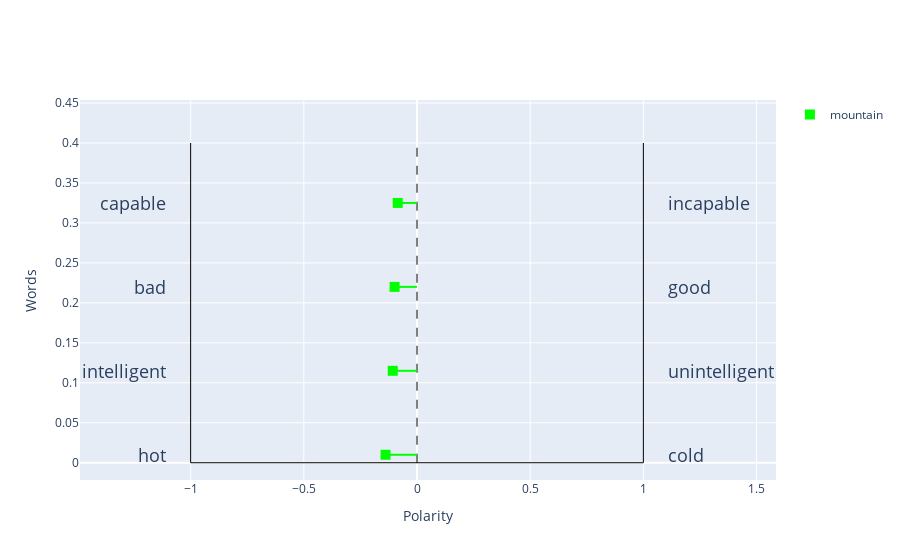

This figure's notebook cell:
### Code cell
plot_word_polarity([word],[polarity_base_change])

### Figure 1 — Plotly figure (JSON) as saved in the notebook; plotly's stock layout.template omitted (floating-point values rounded to 4 significant figures)
{"data": [{"marker": {"color": "rgb(0, 255, 0)", "size": 10, "symbol": "square"}, "mode": "markers", "name": "mountain", "showlegend": true, "type": "scatter", "x": [-0.1389], "y": [0.01]}, {"marker": {"color": "rgb(0, 255, 0)", "size": 10, "symbol": "square"}, "mode": "markers", "name": "mountain", "showlegend": false, "type": "scatter", "x": [-0.1072], "y": [0.115]}, {"marker": {"color": "rgb(0, 255, 0)", "size": 10, "symbol": "square"}, "mode": "markers", "name": "mountain", "showlegend": false, "type": "scatter", "x": [-0.09895], "y": [0.22]}, {"marker": {"color": "rgb(0, 255, 0)", "size": 10, "symbol": "square"}, "mode": "markers", "name": "mountain", "showlegend": false, "type": "scatter", "x": [-0.08515], "y": [0.325]}, {"line": {"color": "rgb(0, 255, 0)", "width": 1}, "mode": "lines", "showlegend": false, "type": "scatter", "x": ["cold", "unintelligent", "good", "incapable"], "y": [0.43, 0.43, 0.43, 0.43]}], "layout": {"annotations": [{"font": {"size": 18}, "showarrow": false, "text": "hot", "x": -1.1, "xanchor": "right", "y": 0.01}, {"font": {"size": 18}, "showarrow": false, "text": "cold", "x": 1.1, "xanchor": "left", "y": 0.01}, {"font": {"size": 18}, "showarrow": false, "text": "intelligent", "x": -1.1, "xanchor": "right", "y": 0.115}, {"font": {"size": 18}, "showarrow": false, "text": "unintelligent", "x": 1.1, "xanchor": "left", "y": 0.115}, {"font": {"size": 18}, "showarrow": false, "text": "bad", "x": -1.1, "xanchor": "right", "y": 0.22}, {"font": {"size": 18}, "showarrow": false, "text": "good", "x": 1.1, "xanchor": "left", "y": 0.22}, {"font": {"size": 18}, "showarrow": false, "text": "capable", "x": -1.1, "xanchor": "right", "y": 0.325}, {"font": {"size": 18}, "showarrow": false, "text": "incapable", "x": 1.1, "xanchor": "left", "y": 0.325}], "shapes": [{"line": {"color": "black", "width": 1}, "type": "line", "x0": -1, "x1": 1, "y0": 0, "y1": 0}, {"line": {"color": "black", "width": 1}, "type": "line", "x0": -1, "x1": -1, "y0": 0, "y1": 0.4}, {"line": {"color": "black", "width": 1}, "type": "line", "x0": 1, "x1": 1, "y0": 0, "y1": 0.4}, {"line": {"color": "black", "dash": "dash", "width": 1}, "type": "line", "x0": 0, "x1": 0, "y0": 0, "y1": 0.4}, {"line": {"color": "rgb(0, 255, 0)", "width": 2}, "type": "line", "x0": -0.1389, "x1": 0, "y0": 0.01, "y1": 0.01}, {"line": {"color": "rgb(0, 255, 0)", "width": 2}, "type": "line", "x0": -0.1072, "x1": 0, "y0": 0.115, "y1": 0.115}, {"line": {"color": "rgb(0, 255, 0)", "width": 2}, "type": "line", "x0": -0.09895, "x1": 0, "y0": 0.22, "y1": 0.22}, {"line": {"color": "rgb(0, 255, 0)", "width": 2}, "type": "line", "x0": -0.08515, "x1": 0, "y0": 0.325, "y1": 0.325}], "xaxis": {"autorange": true, "range": [-1, 1], "title": {"text": "Polarity"}}, "yaxis": {"autorange": true, "title": {"text": "Words"}}}}
